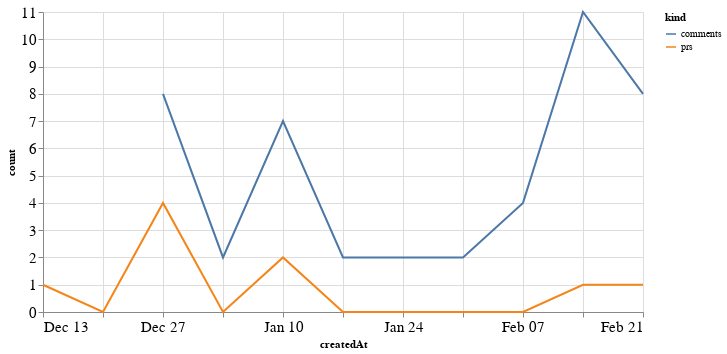

The cell this chart's notebook holds for it:
### Code cell
alt.Chart(total_time, width=600).mark_line().encode(
    x='createdAt',
    y='count',
    color='kind'
)

### Figure 1 — Vega-Lite specification as saved in the notebook (floating-point values rounded to 4 significant figures)
{"config": {"axisLeft": {"labelFontSize": 15}, "axisBottom": {"labelFontSize": 15}}, "data": {"name": "data-b48fd647cc8422623c35223cde10e860"}, "mark": "line", "encoding": {"color": {"type": "nominal", "field": "kind"}, "x": {"type": "temporal", "field": "createdAt"}, "y": {"type": "quantitative", "field": "count"}}, "width": 600, "$schema": "https://vega.github.io/schema/vega-lite/v4.8.1.json", "datasets": {"data-b48fd647cc8422623c35223cde10e860": [{"createdAt": "2020-12-13T00:00:00", "kind": "prs", "count": 1.0}, {"createdAt": "2020-12-20T00:00:00", "kind": "prs", "count": 0.0}, {"createdAt": "2020-12-27T00:00:00", "kind": "prs", "count": 4.0}, {"createdAt": "2021-01-03T00:00:00", "kind": "prs", "count": 0.0}, {"createdAt": "2021-01-10T00:00:00", "kind": "prs", "count": 2.0}, {"createdAt": "2021-01-17T00:00:00", "kind": "prs", "count": 0.0}, {"createdAt": "2021-01-24T00:00:00", "kind": "prs", "count": 0.0}, {"createdAt": "2021-01-31T00:00:00", "kind": "prs", "count": 0.0}, {"createdAt": "2021-02-07T00:00:00", "kind": "prs", "count": 0.0}, {"createdAt": "2021-02-14T00:00:00", "kind": "prs", "count": 1.0}, {"createdAt": "2021-02-21T00:00:00", "kind": "prs", "count": 1.0}, {"createdAt": "2020-12-13T00:00:00", "kind": "comments", "count": null}, {"createdAt": "2020-12-20T00:00:00", "kind": "comments", "count": null}, {"createdAt": "2020-12-27T00:00:00", "kind": "comments", "count": 8.0}, {"createdAt": "2021-01-03T00:00:00", "kind": "comments", "count": 2.0}, {"createdAt": "2021-01-10T00:00:00", "kind": "comments", "count": 7.0}, {"createdAt": "2021-01-17T00:00:00", "kind": "comments", "count": 2.0}, {"createdAt": "2021-01-24T00:00:00", "kind": "comments", "count": 2.0}, {"createdAt": "2021-01-31T00:00:00", "kind": "comments", "count": 2.0}, {"createdAt": "2021-02-07T00:00:00", "kind": "comments", "count": 4.0}, {"createdAt": "2021-02-14T00:00:00", "kind": "comments", "count": 11.0}, {"createdAt": "2021-02-21T00:00:00", "kind": "comments", "count": 8.0}]}}
